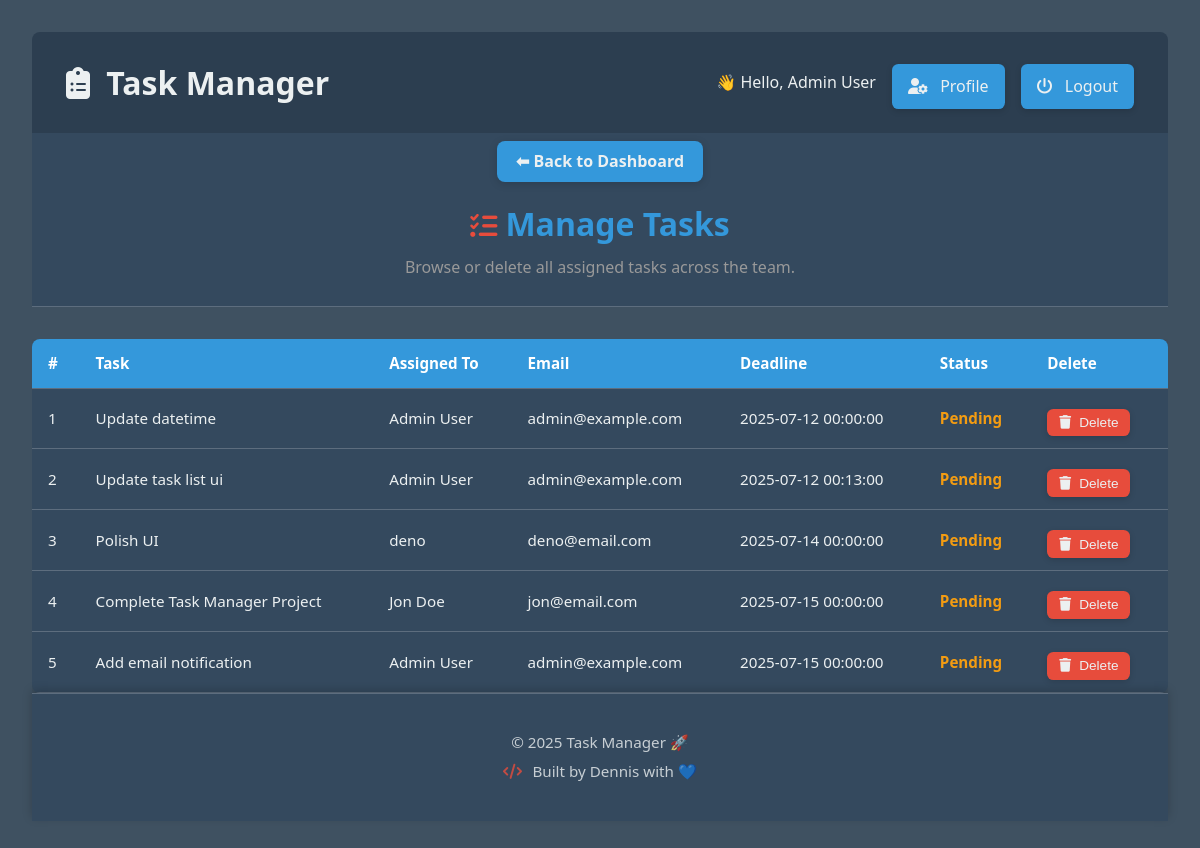
Page /admin_tasks.php (signed in) on the committed database.
### tables this page shows
CREATE TABLE `tasks` (
  `id` int(11) NOT NULL AUTO_INCREMENT,
  `title` varchar(255) NOT NULL,
  `description` text DEFAULT NULL,
  `assigned_to` int(11) DEFAULT NULL,
  `deadline` datetime DEFAULT NULL,
  `status` enum('Pending','In Progress','Completed') DEFAULT 'Pending',
  `created_at` timestamp NULL DEFAULT current_timestamp(),
  PRIMARY KEY (`id`),
  KEY `assigned_to` (`assigned_to`),
  CONSTRAINT `tasks_ibfk_1` FOREIGN KEY (`assigned_to`) REFERENCES `users` (`id`)
);

CREATE TABLE `users` (
  `id` int(11) NOT NULL AUTO_INCREMENT,
  `username` varchar(100) NOT NULL,
  `email` varchar(255) NOT NULL,
  `password` varchar(255) NOT NULL,
  `role` enum('admin','user') DEFAULT 'user',
  `created_at` timestamp NULL DEFAULT current_timestamp(),
  PRIMARY KEY (`id`)
);

### admin_tasks.php (the view, shortened to what this page needs)
<?php
include 'includes/db.php';
$result = mysqli_query($conn, "
    SELECT tasks.id, tasks.title, tasks.deadline, tasks.status,
           users.username, users.email
    FROM tasks
    JOIN users ON tasks.assigned_to = users.id
    ORDER BY tasks.deadline ASC
");
?>
<!DOCTYPE html>
<html>
<head>
    <link rel="stylesheet" href="https://cdnjs.cloudflare.com/ajax/libs/font-awesome/6.7.2/css/all.min.css" />
    <link rel="stylesheet" href="css/style.css">
</head>
<body>
    <?php include 'includes/header.php'; ?>
    <div class="manage-page-title">
        <?php include 'includes/back_nav.php'; ?>
        <h2><i class="fa-solid fa-list-check"></i>Manage Tasks</h2>
        <p class="subtext">Browse or delete all assigned tasks across the team.</p>
    </div>
    <div class="table-wrapper">
        <table class="styled-table">
            <thead>
                <tr>
                    <th>#</th>
                    <th>Task</th>
                    <th>Assigned To</th>
                    <th>Email</th>
                    <th>Deadline</th>
                    <th>Status</th>
                    <th>Delete</th>
                </tr>
            </thead>
            <tbody>
                <?php
                $counter = 1;
                while ($task = mysqli_fetch_assoc($result)) {
                    $statusClass = str_replace(' ', '', $task['status']);
                    echo "<tr>";
                    echo "<td>{$counter}</td>";
                    echo "<td>" . htmlspecialchars($task['title']) . "</td>";
                    echo "<td>" . htmlspecialchars($task['username']) . "</td>";
                    echo "<td>" . htmlspecialchars($task['email']) . "</td>";
                    echo "<td>" . htmlspecialchars($task['deadline']) . "</td>";
                    echo "<td><span class='status {$statusClass}'>" . htmlspecialchars($task['status']) . "</span></td>";
                    echo "<td>
                        <button class='btn small danger' onclick='showDeleteTaskModal({$task['id']})'>
                            <i class='fa-solid fa-trash'></i>Delete
                        </button>
                      </td>";
                    echo "</tr>";
                    $counter++;
                }
                ?>
            </tbody>
        </table>
    </div>
    <?php include 'includes/footer.php'; ?>
</body>
</html>

### includes/header.php
<header class="header">
    <div class="header-container">
        <h1 class="header-title">
            <a href="dashboard.php"><i class="fa-solid fa-clipboard-list"></i> Task Manager</a>
        </h1>
        <?php if (isset($_SESSION['username'])): ?>
            <div class="user-actions">
                <span class="welcome-text">👋 Hello, <?php echo htmlspecialchars($_SESSION['username']); ?></span>
                <a href="profile.php" class="btn">
                    <i class="fa-solid fa-user-gear"></i> Profile
                </a>
                <a href="logout.php" class="btn btn-logout">
                    <i class="fa-solid fa-power-off"></i> Logout
                </a>
            </div>
        <?php endif; ?>
    </div>
</header>

### includes/back_nav.php
<nav class="back-nav">
    <a href="dashboard.php" class="btn">⬅ Back to Dashboard</a>
</nav>

### includes/footer.php
<footer class="app-footer">
    <div class="footer-content">
        <p>&copy; <?php echo date('Y'); ?> Task Manager 🚀</p>
        <p><i class="fa-solid fa-code"></i> Built by Dennis with 💙</p>
    </div>
</footer>

### css/style.css (style rules this page uses)
* { margin: 0; padding: 0; box-sizing: border-box; }
:root { --primary-color: #3498db; --primary-hover: #2980b9; --accent-color: #e74c3c; --accent-hover: #c0392b; --bg-color: #2c3e50; --text-color: #ecf0f1; --card-bg: #34495e; --card-hover: #3d5a73; --status-pending: #f39c12; --status-inprogress: #3498db; --status-completed: #2ecc71; --border-light: #5d6d7e; --shadow: rgba(0, 0, 0, 0.1); --muted-color: #999; }
body { font-family: "Segoe UI", sans-serif; background-color: #3f5161; color: var(--text-color); padding: 2rem; line-height: 1.6; max-width: 1200px; margin-inline: auto; }
.header { background-color: var(--bg-color); color: var(--text-color); padding: 1.5rem 0; box-shadow: 0 2px 6px var(--card-shadow); border-radius: 0.5rem 0.5rem 0 0; }
.header-container { display: flex; justify-content: space-between; align-items: center; flex-wrap: wrap; max-width: 1100px; margin: auto; padding: 0 1rem; }
.header-title { font-size: 2rem; display: flex; align-items: center; gap: 0.5rem; }
.header a { text-decoration: none; color: var(--text-color); }
.user-actions { display: flex; align-items: center; gap: 1rem; flex-wrap: wrap; }
.welcome-text { font-weight: 500; color: var(--text-color); }
.btn { background-color: var(--primary-color); color: #fff; text-decoration: none; padding: 0.5rem 1rem; border-radius: 0.5rem; transition: background-color 0.3s ease; font-size: 0.9rem; }
.btn-logout { background-color: var(--accent-color); }
i { margin-right: 0.5rem; }
.manage-page-title { text-align: center; padding-bottom: 1rem; border-bottom: 1px solid var(--border-light); background-color: var(--card-bg); }
.manage-page-title h2 { font-size: 2rem; color: var(--primary-color); padding-top: 1rem; margin-bottom: 0.4rem; font-family: "Segoe UI", "Ubuntu", sans-serif; }
.manage-page-title i { color: var(--accent-color); font-size: 1.7rem; }
.subtext { color: var(--muted-color); line-height: 1.4; padding-bottom: 0.75rem; }
.table-wrapper { overflow-x: auto; margin-top: 2rem; }
.styled-table { width: 100%; border-collapse: collapse; font-size: 0.95rem; min-width: 40rem; background-color: var(--card-bg); color: var(--text-color); border-radius: 0.5rem; overflow: hidden; box-shadow: 0 0.2rem 0.6rem var(--shadow); }
.styled-table thead { background-color: var(--primary-color); color: #fff; text-align: left; }
.styled-table th, .styled-table td { padding: 0.75rem 1rem; border-bottom: 1px solid var(--border-light); }
.btn.small { padding: 0.4rem 0.75rem; font-size: 0.85rem; margin-right: 0.3rem; }
.btn.danger { background-color: var(--accent-color); }
.status { font-weight: bold; }
.status.Pending { color: var(--status-pending); }
button, .btn { background-color: var(--primary-color); color: var(--text-color); border: none; padding: 0.6rem 1rem; margin-top: 0.5rem; border-radius: 0.4rem; cursor: pointer; font-size: 1rem; transition: background 0.3s ease, transform 0.2s ease, box-shadow 0.2s ease; box-shadow: 0 2px 6px rgba(0, 0, 0, 0.15); }
.app-footer { background-color: var(--card-bg); padding: 2rem 1rem; text-align: center; margin-top: 0; border-top: 1px solid var(--border-light); box-shadow: 0 -0.2rem 0.6rem rgba(0, 0, 0, 0.2); font-size: 0.95rem; color: var(--text-color); animation: fadeIn 0.6s ease-in; }
.app-footer .footer-content p { margin: 0.3rem 0; opacity: 0.8; }
.app-footer i { color: var(--accent-color); margin-right: 0.4rem; }
.back-nav a.btn { background-color: var(--primary-color); padding: 0.5rem 1.2rem; border-radius: 0.5rem; color: var(--text-color); font-weight: bold; text-decoration: none; display: inline-block; box-shadow: 0 2px 8px rgba(0, 0, 0, 0.15); transition: background 0.3s ease, transform 0.2s ease; }

### rows in the picture
tasks: title "Update datetime", assigned_to.username "Admin User", assigned_to.email "admin@example.com", deadline "2025-07-12 00:00:00", status "Pending"
tasks: title "Update task list ui", assigned_to.username "Admin User", assigned_to.email "admin@example.com", deadline "2025-07-12 00:13:00", status "Pending"
tasks: title "Polish UI", assigned_to.username "deno", assigned_to.email "deno@email.com", deadline "2025-07-14 00:00:00", status "Pending"
tasks: title "Complete Task Manager Project", assigned_to.username "Jon Doe", assigned_to.email "jon@email.com", deadline "2025-07-15 00:00:00", status "Pending"
tasks: title "Add email notification", assigned_to.username "Admin User", assigned_to.email "admin@example.com", deadline "2025-07-15 00:00:00", status "Pending"

### other values in the picture
$_SESSION['username'] "Admin User"
